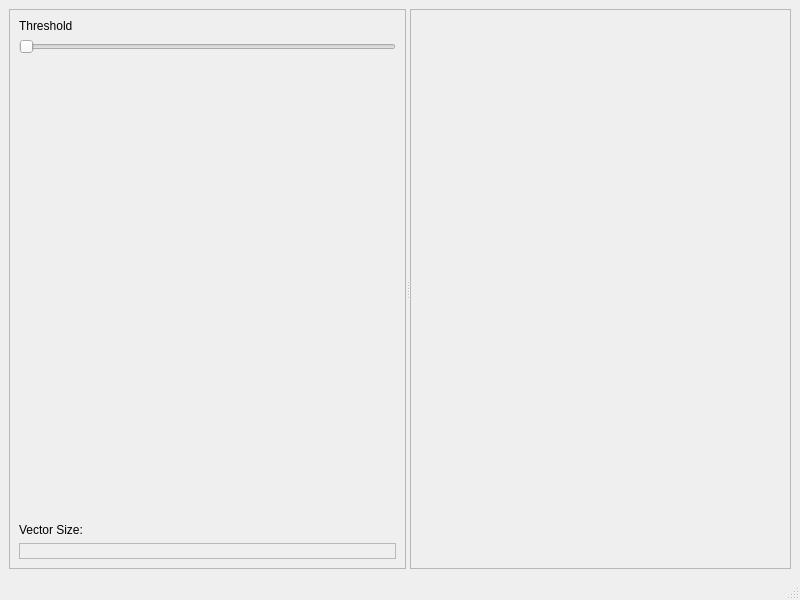
<?xml version="1.0" encoding="UTF-8"?>
<ui version="4.0">
 <class>MainWindow</class>
 <widget class="QMainWindow" name="MainWindow">
  <property name="geometry">
   <rect>
    <x>0</x>
    <y>0</y>
    <width>800</width>
    <height>600</height>
   </rect>
  </property>
  <property name="windowTitle">
   <string>GlyphViewer</string>
  </property>
  <widget class="QWidget" name="centralwidget">
   <layout class="QHBoxLayout" name="horizontalLayout">
    <item>
     <widget class="QSplitter" name="splitter">
      <property name="orientation">
       <enum>Qt::Horizontal</enum>
      </property>
      <widget class="QFrame" name="frame">
       <property name="frameShape">
        <enum>QFrame::StyledPanel</enum>
       </property>
       <property name="frameShadow">
        <enum>QFrame::Raised</enum>
       </property>
       <layout class="QVBoxLayout" name="verticalLayout">
        <item>
         <widget class="QLabel" name="label">
          <property name="text">
           <string>Threshold</string>
          </property>
         </widget>
        </item>
        <item>
         <widget class="QSlider" name="threshold_slider">
          <property name="orientation">
           <enum>Qt::Horizontal</enum>
          </property>
         </widget>
        </item>
        <item>
         <spacer name="verticalSpacer">
          <property name="orientation">
           <enum>Qt::Vertical</enum>
          </property>
          <property name="sizeHint" stdset="0">
           <size>
            <width>20</width>
            <height>40</height>
           </size>
          </property>
         </spacer>
        </item>
        <item>
         <widget class="QLabel" name="label_2">
          <property name="text">
           <string>Vector Size:</string>
          </property>
         </widget>
        </item>
        <item>
         <widget class="QLabel" name="vector_size">
          <property name="frameShape">
           <enum>QFrame::StyledPanel</enum>
          </property>
          <property name="frameShadow">
           <enum>QFrame::Sunken</enum>
          </property>
          <property name="text">
           <string>&lt;No vector selected&gt;</string>
          </property>
         </widget>
        </item>
       </layout>
      </widget>
      <widget class="QFrame" name="vtk_panel">
       <property name="frameShape">
        <enum>QFrame::StyledPanel</enum>
       </property>
       <property name="frameShadow">
        <enum>QFrame::Raised</enum>
       </property>
      </widget>
     </widget>
    </item>
   </layout>
  </widget>
  <widget class="QMenuBar" name="menubar">
   <property name="geometry">
    <rect>
     <x>0</x>
     <y>0</y>
     <width>800</width>
     <height>27</height>
    </rect>
   </property>
  </widget>
  <widget class="QStatusBar" name="statusbar"/>
 </widget>
 <resources/>
 <connections/>
</ui>
